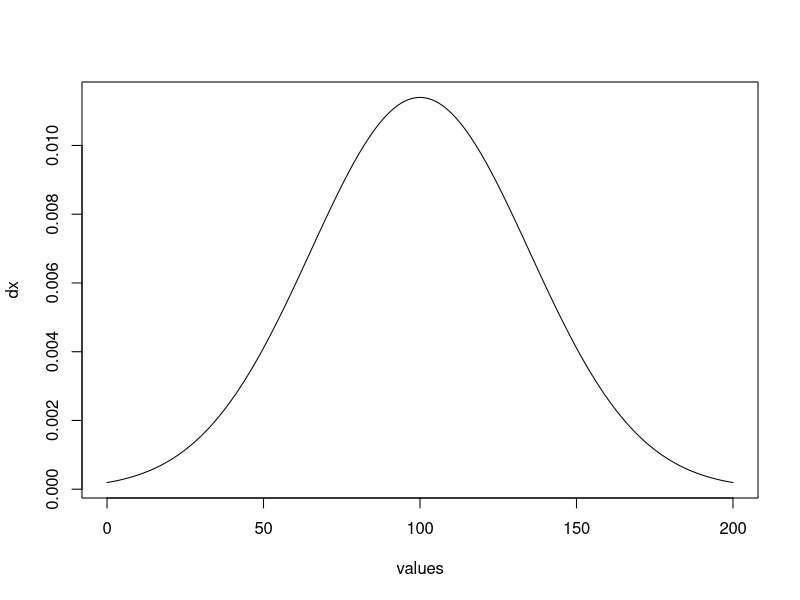
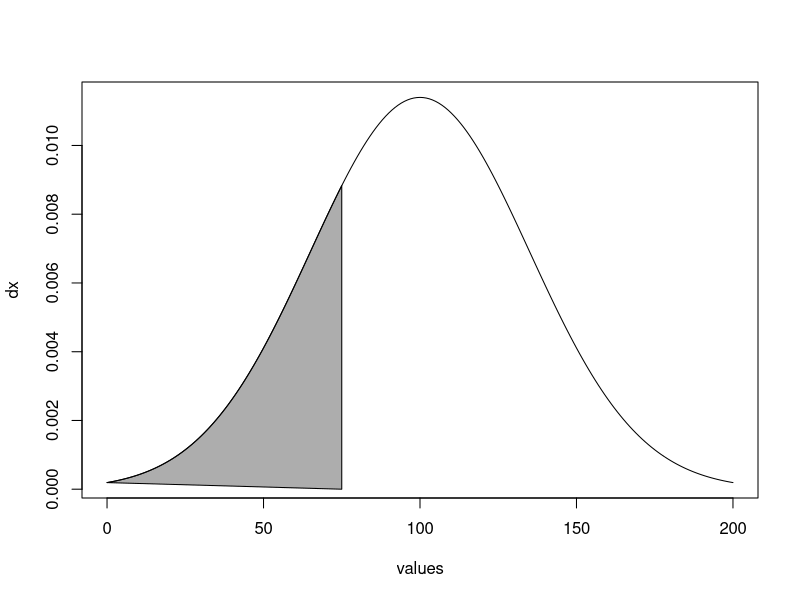
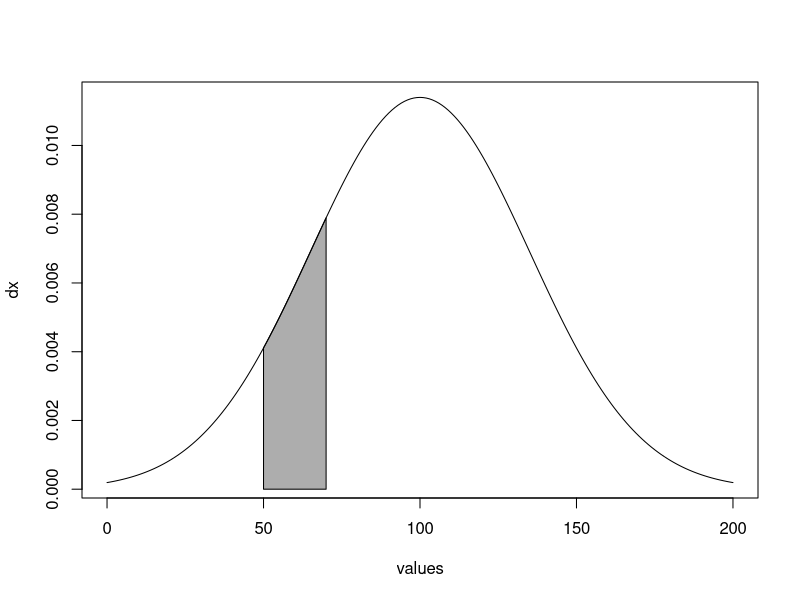
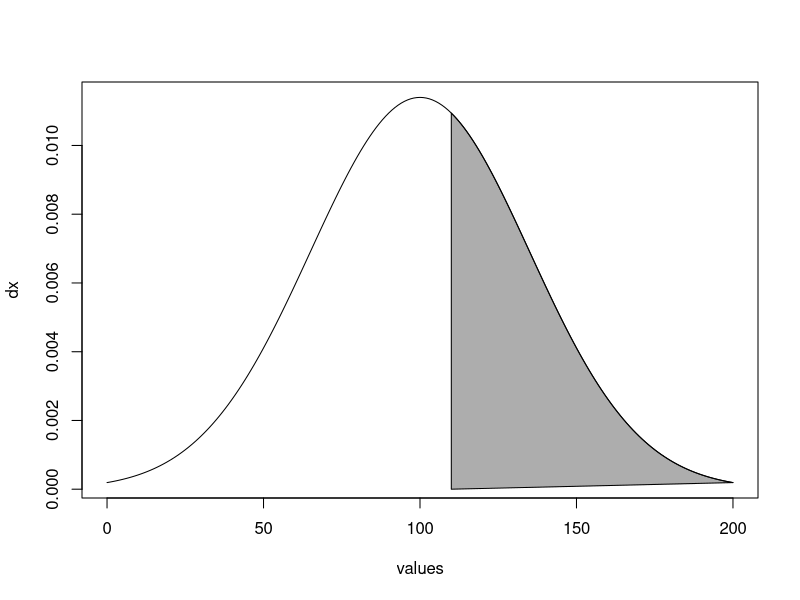
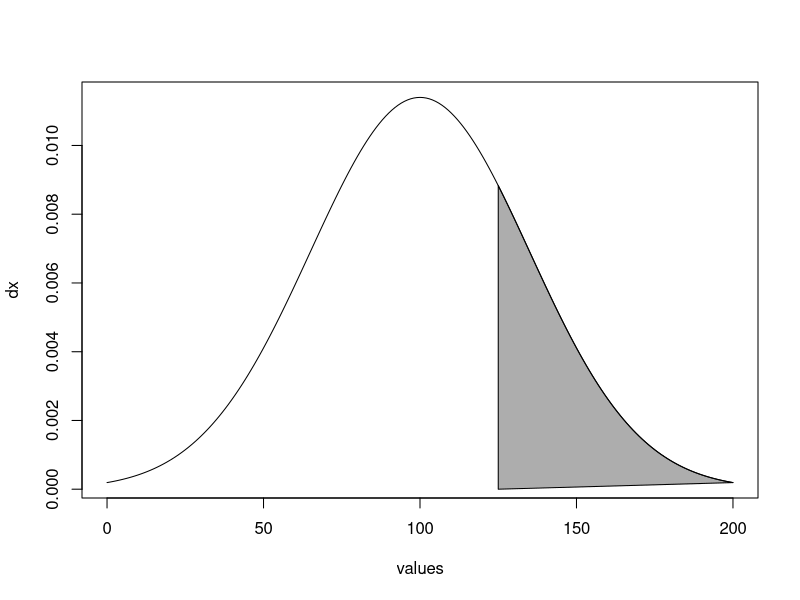
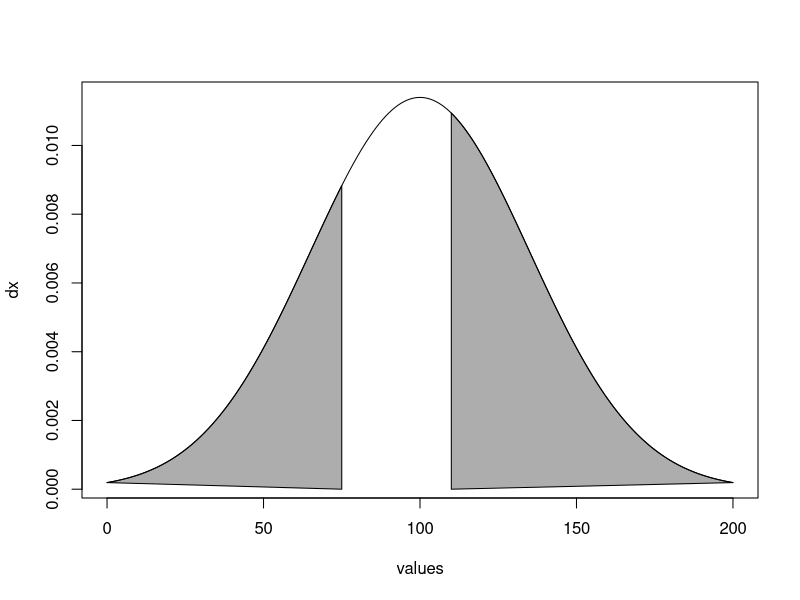
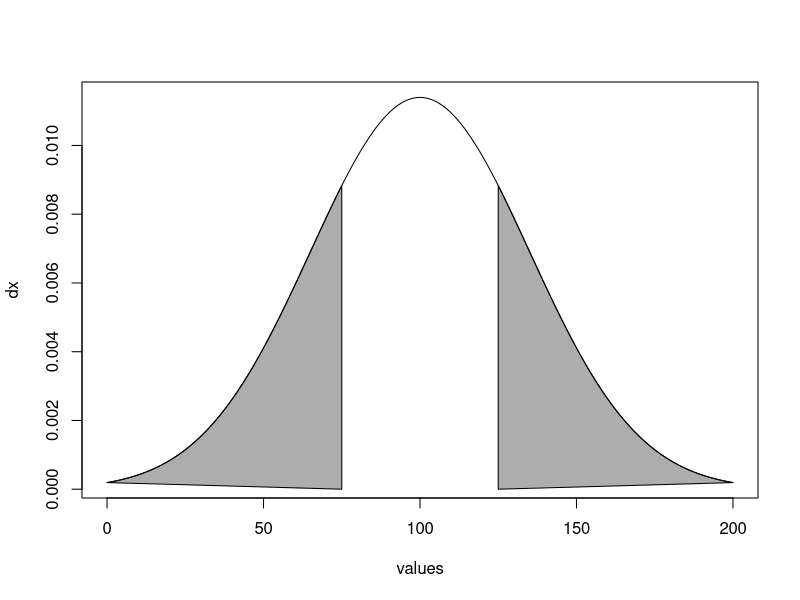
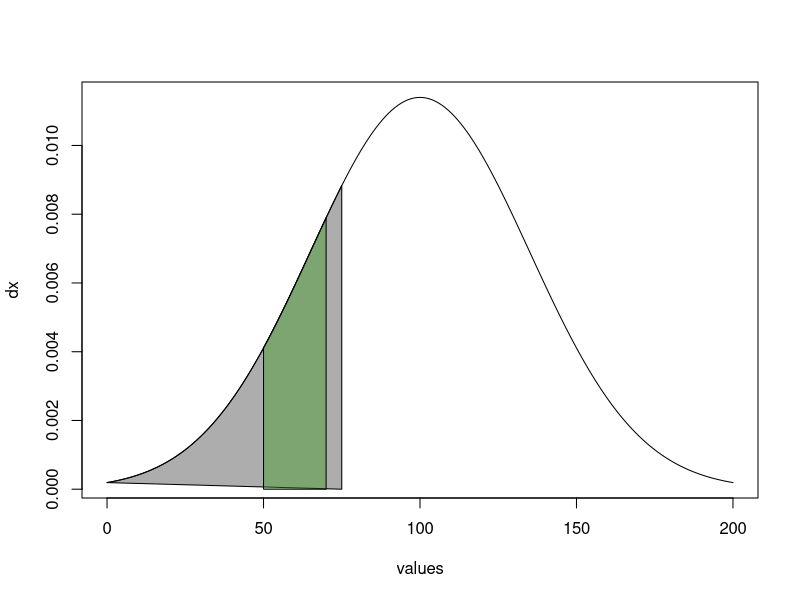

These figures' R source, in order:
## ---- chunk 1
myvar = F
knitr::opts_chunk$set(include = myvar, tidy = TRUE, width= 80)
## ---- chunk 2
#| include: true
#| echo: false
#| layout-ncol: 2
#| layout-nrow: 2
#| fig-cap: "Illustrazione degli eventi relativi all'esercizio 1"
#| fig-subcap: 
#|       - "E1"
#|       - "E2"
#|       - "E3"
#|       - "E4"
values=seq(0,200) 
mx=100;sx=35 
dx= dnorm(values,mx,sx) 
plot(values,dx,type="l") 
#e1:x<=75 
plot(values,dx,type="l")
polygon(c(values[values <=75],75),c(dx[values<=75],0),col= rgb(.2,.2,.2,alpha=.4))

plot(values,dx,type="l")
polygon(c(50, values[values >= 50 & values <= 70], 70), c(0, dx[values >= 50 & values <= 70], 0), col = rgb(.2, .2,.2, alpha = .4))
plot(values, dx, type = "l") 
polygon(c(values[values >= 110], 110), c(dx[values>= 110], 0), col = rgb(.2, .2,.2, alpha = .4))
plot(values, dx, type = "l")
polygon(c(values[values >= 125], 125), c(dx[values>= 125], 0), col = rgb(.2, .2,.2, alpha = .4))
## ---- chunk 3
#| tidy: true
#| width: 80
pe1=pnorm(75,mx,sx)
pe2 = pnorm(70, mx, sx)- pnorm(50, mx, sx)
pe3 = 1- pnorm(110, mx, sx)
pe4 = 1- pnorm(125, mx, sx)

# unione e1 ed e3
plot(values, dx, type = "l") 
polygon(c(values[values <= 75], 75), c(dx[values<= 75], 0), 
        col = rgb(.2, .2,.2, alpha = .4)) 
polygon(c(values[values >= 110], 110), c(dx[values>= 110], 0), 
        col = rgb(.2, .2,.2, alpha = .4))
pe1 + pe3

# 1.2: unione e1 e4 
plot(values, dx, type = "l") 
polygon(c(values[values <= 75], 75), c(dx[values<= 75], 0), 
        col = rgb(.2, .2,.2, alpha = .4)) 
polygon(c(values[values >= 125], 125), c(dx[values>= 125], 0), 
        col = rgb(.2, .2,.2, alpha = .4))
pe1 + pe4

# 1.3: intersezione e1, e2 
plot(values, dx, type = "l") 
polygon(c(values[values <= 75], 75), c(dx[values<= 75], 0), 
        col = rgb(.2, .2,.2, alpha = .4)) 
polygon(c(50, values[values >= 50 & values <= 70], 70), 
        c(0, dx[values >= 50 & values <= 70], 0), 
        col = rgb(.2, .6,.1, alpha = .4))

# 1.4 intersezione e1 e3 
plot(values, dx, type = "l") 
polygon(c(values[values <= 75], 75), c(dx[values<= 75], 0), 
        col = rgb(.2, .2,.2, alpha = .4)) 
polygon(c(values[values >= 110], 110), c(dx[values>= 110], 0), 
        col = rgb(.2, .2,.2, alpha = .4))
## ---- chunk 4
#| include: true
#| echo: false
#| layout-ncol: 2
#| layout-nrow: 2
#| fig-cap: "Illustrazione degli eventi relativi all'esercizio 2"
#| fig-subcap: 
#|  - "E1"
#|  - "E2"
values = seq(-3, 3, length.out = 100) 
dx = dnorm(values) 
plot(values, dx, type = "l") 
# e1: <= 0.5 
plot(values, dx, type = "l") 
polygon(c(values[values <= 0.5], 0.5), c(dx[values <= 0.5], 0), 
        col = rgb(.2, .2, .2, alpha =.5))
# e2. x >=-0.5 
plot(values, dx, type = "l") 
polygon(c(values[values >=-0.5],-0.5), c(dx[values >=-0.5], 0), 
        col = rgb(.2, .2, .2, alpha =.5))
## ---- chunk 5
# esrecizio 2.1: unione e1 ed e2 
plot(values, dx, type = "l") 
polygon(c(values[values <= 0.5], 0.5), c(dx[values <= 0.5], 0), 
        col = rgb(.2, .2, .2, alpha =.5)) 
polygon(c(values[values >=-0.5],-0.5), c(dx[values >=-0.5], 0), 
        col = rgb(.1, .1, .1, alpha =.5))
pe1 = pnorm(0.5) 
pe2 = 1- pnorm(-0.5) 
pe1 + pe2
pe1intere2 = pnorm(0.5)- pnorm(-0.5) 
pe1 + pe2- pe1intere2

plot(values, dx, type = "l") 
polygon(c(-0.5, values[values >=-0.5 & values <= 0.5], 0.5), 
        c(0, dx[values >=-0.5 & values <= 0.5], 0), col = rgb(.2, .2, .2, alpha =.5))
pnorm(0.5)- pnorm(-0.5)

# esrecizio 2.3 differenza simmetrica e1 ed e2 
plot(values, dx, type = "l") 
polygon(c(values[values <= 0.5], 0.5), c(dx[values <= 0.5], 0), 
        col = rgb(.2, .2, .2, alpha =.5)) 
polygon(c(values[values >=-0.5],-0.5), c(dx[values >=-0.5], 0),
        col = rgb(.1, .1, .1, alpha =.5)) 
polygon(c(-0.5, values[values >=-0.5 & values <= 0.5], 0.5), 
        c(0, dx[values >=-0.5 & values <= 0.5], 0), col = "white")

pnorm(-0.5) + (1-pnorm(0.5))
## ---- chunk 6
mx = 10
sx = 5 
my = 7 
sy = 8 
values = seq(-20, 40, length.out = 200) 
dx = dnorm(values, mx, sx) 
dy = dnorm(values, my, sy) 
plot(values, dx, type = "l", main = "x (linea nera) e y (linea rossa)") 
lines(values, dy, type = "l", col = "red")

# e 1 sulla x
plot(values, dx, type = "l") 
polygon(c(5, values[values>=5 & values <= 9], 9),
        c(0, dx[values>=5 & values <= 9], 0), col = rgb(.2,.2,.2, alpha = .4)) 
polygon(c(values[values <= 9], 9), c(dx[values <= 9], 0), 
        col = rgb(.2,.2,.2, alpha = .4))
e1 = pnorm(9, mx, sx)- pnorm(5, mx, sx)

# e2 6.5 leq x leq 13 
plot(values, dx, type = "l") 
polygon(c(6.5, values[values>=6.5 & values <= 13], 13), 
        c(0, dx[values>=6.5 & values <= 13], 0), col = rgb(.2,.2,.2, alpha = .4)) 
e2 = pnorm(13, mx, sx)- pnorm(6.5, mx, sx)

# evento y 
# g 4 \leq x leq 8.5 
plot(values, dy, type = "l") 
polygon(c(4, values[values>=4 & values <= 8.5], 8.5),
        c(0, dy[values>=4 & values <= 8.5], 0), col = rgb(.2,.2,.2, alpha = .4))
g1 = pnorm(8.5, my, sy)- pnorm(4, my, sy)

# 3.1:unione e1 e g1 
plot(values, dx, type = "l") 
lines(values, dy, type = "l", col = "red") 
polygon(c(4, values[values>=4 & values <= 8.5], 8.5), 
        c(0, dy[values>=4 & values <= 8.5], 0), col = rgb(.2,.2,.2, alpha = .4)) 
polygon(c(5, values[values>=5 & values <= 9], 9), 
        c(0, dx[values>=5 & values <= 9], 0), col = rgb(.9,.1,.1, alpha = .4))

e1 + g1- (e1*g1)

# 3.2 intesrezione e2 g1 
plot(values, dx, type = "l") 
lines(values, dy, type = "l", col = "red") 
polygon(c(6.5, values[values>=6.5 & values <= 13], 13), 
        c(0, dx[values>=6.5 & values <= 13], 0), col = rgb(.2,.2,.2, alpha = .4)) 
polygon(c(5, values[values>=5 & values <= 9], 9), 
        c(0, dx[values>=5 & values <= 9], 0), col = rgb(.9,.1,.1, alpha = .4))
e2*g1

# differenza simmetrica evento e1 ed e2 riferiti alla variabile x 
plot(values, dx, type = "l")
polygon(c(6.5, values[values>=6.5 & values <= 13], 13), 
        c(0, dx[values>=6.5 & values <= 13], 0), col = rgb(.2,.2,.2, alpha = .4)) 
polygon(c(5, values[values>=5 & values <= 9], 9), 
        c(0, dx[values >=5 & values <= 9], 0), col = rgb(.9,.1,.1, alpha = .4))
polygon(c(6.5, values[values>=6.5 & values <= 9], 9), 
        c(0, dx[values>=6.5 & values <= 9], 0), col = "white")
rosa = pnorm(6.5, mx, sx)- pnorm(5, mx, sx) 
grigio = pnorm(13, mx, sx)- pnorm(9, mx, sx)
rosa + grigio
## ---- chunk 7
# Esercizio 4.1 

qt(0.33,35)

# Esercizio 4.2 

qt(0.75,35) + qt(0.25,35)

# Esercizio 4.3

qt(0.75,35) - qt(0.25,35) 

# Esercizio 4.4 

qt(0.975,35)  
## ---- chunk 8
values = seq(0, 20, length.out = 200) 
chid = dchisq(values, 4) 
plot(values, chid, type = "l") 

# es 5. x >= 1.5 
plot(values, chid, type = "l") 
polygon(c(values[values >= 1.5], 1.5), c(chid[values >= 1.5], 0), col = "pink")
1- pchisq(1.5, 4)

# 5.2 1.1 \leq x \leq 2.5 
plot(values, chid, type = "l") 
polygon(c(1.1, values[values >= 1.1 & values <= 2.5], 2.5), 
        c(0, chid[values >= 1.1 & values <= 2.5], 0), col = "pink")
pchisq(2.5, 4)- pchisq(1.1, 4)
# esercizio 5.3 
1- pchisq(qchisq(0.95, 4), 4)
